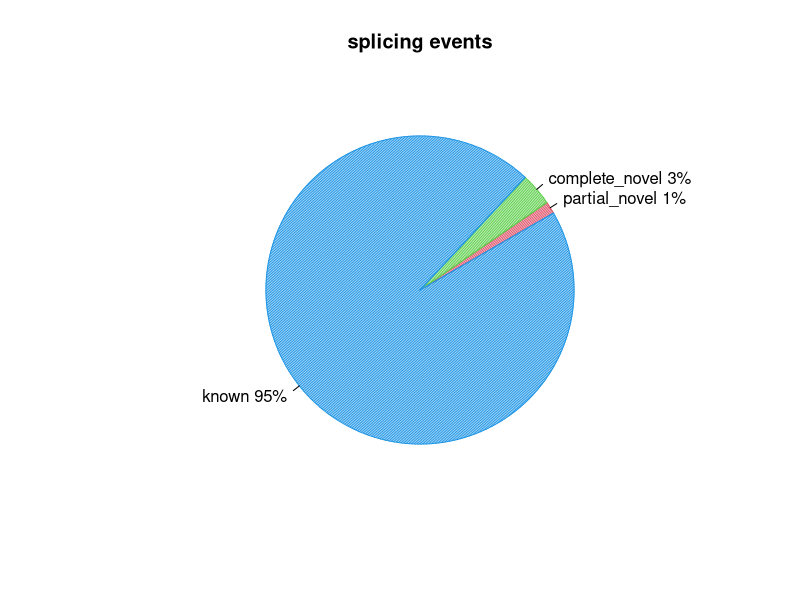
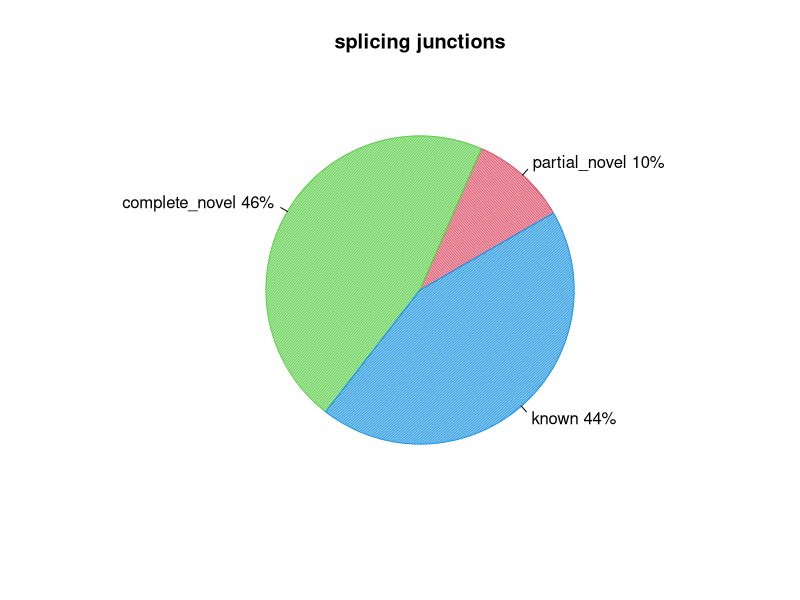

Write the R code that produced these figures, in order.
pdf("CF98443.splice_events.pdf")
events=c(1.2660793310752705,3.4314930022039647,95.19338643773938)
pie(events,col=c(2,3,4),init.angle=30,angle=c(60,120,150),density=c(70,70,70),main="splicing events",labels=c("partial_novel 1%","complete_novel 3%","known 95%"))
dev.off()
pdf("CF98443.splice_junction.pdf")
junction=c(10.136555157673513,46.03954335383956,43.823901488486925)
pie(junction,col=c(2,3,4),init.angle=30,angle=c(60,120,150),density=c(70,70,70),main="splicing junctions",labels=c("partial_novel 10%","complete_novel 46%","known 44%"))
dev.off()
